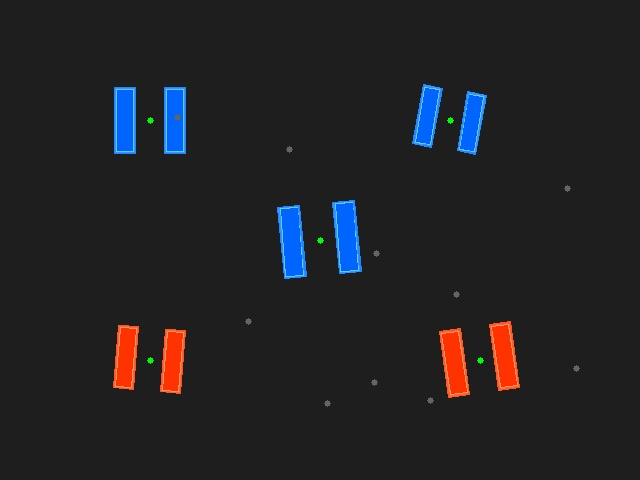
#> input picture images/armor_test.jpg, 640 x 480 px
$ python basic_preprocessing.py ../images/armor_test.jpg
#> lines starting #> are read from the running program, lines starting #| are printed output that depends on the picture; after the words box and inside, x2 and y2 are one past the last pixel; in counts of white or black regions, pixels touching at a corner belong together
"""
图像基础预处理模块
功能：实现图片读取、灰度转换、高斯模糊去噪、直方图均衡化
输出处理前后对比图
"""

import cv2
import numpy as np
import os


def read_image(image_path):
    """
    读取图像文件

    参数:
        image_path: 图像文件路径
    返回:
        image: 读取的BGR格式图像，失败返回None
    """
#> called with image_path = '../images/armor_test.jpg'
    # 使用cv2.imread读取图像，默认返回BGR格式
    image = cv2.imread(image_path)
#> image is the input picture: shape (480, 640, 3); mean B, G, R 36.1, 33.5, 33.9
    if image is None:
        print(f"[错误] 无法读取图像: {image_path}")
        return None
    print(f"[成功] 图像读取成功，尺寸: {image.shape}")
#| [成功] 图像读取成功，尺寸: (480, 640, 3)
    return image


def convert_to_grayscale(image):
    """
    将BGR图像转换为灰度图像

    参数:
        image: BGR格式彩色图像
    返回:
        gray: 灰度图像
    """
    # cv2.COLOR_BGR2GRAY: BGR转灰度的颜色空间转换码
    gray = cv2.cvtColor(image, cv2.COLOR_BGR2GRAY)
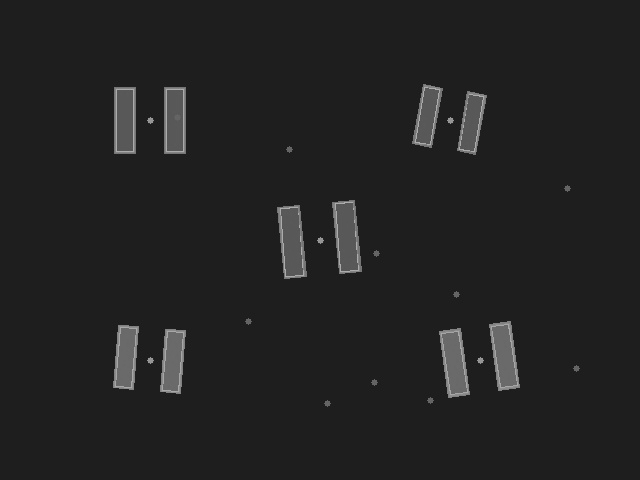
#> gray: shape (480, 640); min 22, max 178, mean 33.9
    print("[处理] 灰度转换完成")
    return gray


def apply_gaussian_blur(image, kernel_size=(5, 5), sigma=0):
    """
    应用高斯模糊进行去噪处理

    参数:
        image: 输入图像（灰度或彩色）
        kernel_size: 高斯核大小，必须是奇数，默认(5,5)
        sigma: 标准差，0表示自动计算
    返回:
        blurred: 模糊后的图像
    """
#> called with kernel_size = (5, 5), sigma = 0
    # 确保核大小为奇数
    if kernel_size[0] % 2 == 0 or kernel_size[1] % 2 == 0:
        kernel_size = (kernel_size[0] + 1, kernel_size[1] + 1)

    # cv2.GaussianBlur: 高斯模糊，有效去除高斯噪声
    blurred = cv2.GaussianBlur(image, kernel_size, sigma)
    print(f"[处理] 高斯模糊完成，核大小: {kernel_size}")
    return blurred


def apply_histogram_equalization(image):
    """
    应用直方图均衡化增强对比度

    参数:
        image: 输入图像（灰度或彩色）
    返回:
        equalized: 均衡化后的图像
    """
    # 判断输入是灰度图还是彩色图
    if len(image.shape) == 2:
        # 灰度图像直接均衡化
        equalized = cv2.equalizeHist(image)
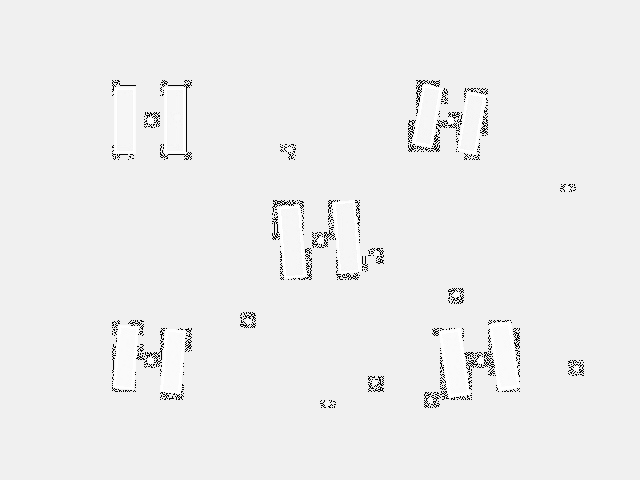
#> equalized: shape (480, 640); min 0, max 255, mean 237.8
    else:
        # 彩色图像：转换到YUV空间，对Y通道均衡化，保持色彩
        # YUV: Y-亮度, U/V-色度
        yuv = cv2.cvtColor(image, cv2.COLOR_BGR2YUV)
        yuv[:, :, 0] = cv2.equalizeHist(yuv[:, :, 0])
        equalized = cv2.cvtColor(yuv, cv2.COLOR_YUV2BGR)

    print("[处理] 直方图均衡化完成")
    return equalized


def create_comparison_image(original, processed_list, titles):
    """
    创建处理前后对比图

    参数:
        original: 原始图像
        processed_list: 处理后的图像列表
        titles: 每个图像的标题
    返回:
        comparison: 拼接后的对比图
    """
    # 统一转换为BGR格式以便拼接
    display_images = [original]

    for img in processed_list:
        if len(img.shape) == 2:
            # 灰度图转BGR
            img_display = cv2.cvtColor(img, cv2.COLOR_GRAY2BGR)
        else:
            img_display = img
        display_images.append(img_display)
#> this loop made 3 passes
#> after the loop, display_images = 4 items

    # 统一尺寸
    height, width = original.shape[:2]
#> height = 480; width = 640
    resized_images = []
    for img in display_images:
        resized = cv2.resize(img, (width, height))
        resized_images.append(resized)
#> this loop made 4 passes
#> after the loop, resized_images = 4 items

    # 水平拼接
    comparison = np.hstack(resized_images)
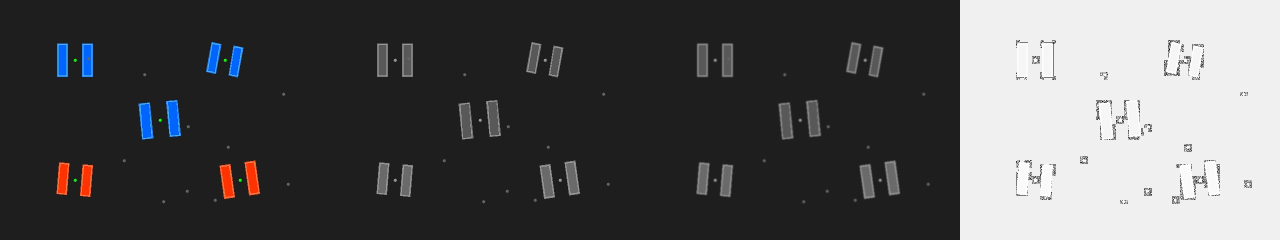
#> comparison: shape (480, 2560, 3) (shown at 1/2 size); mean of channels 0, 1, 2 85.4, 84.8, 84.9; drawn as B, G, R

    # 添加标题
    font = cv2.FONT_HERSHEY_SIMPLEX
    font_scale = 0.6
    thickness = 2

    # 计算每个标题的位置
    section_width = width
#> section_width = 640
    for i, title in enumerate(titles):
        x = int(i * section_width + 10)
        y = 30
        # 添加白色背景使文字更清晰
        cv2.putText(comparison, title, (x, y), font, font_scale, (0, 0, 0), thickness + 1)
        cv2.putText(comparison, title, (x, y), font, font_scale, (255, 255, 255), thickness)
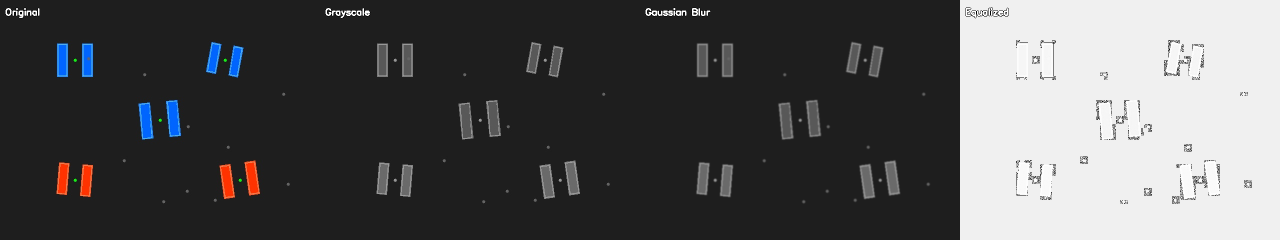
#> comparison: shape (480, 2560, 3) (shown at 1/2 size); 0.37% of pixels changed, all inside (x1, y1, x2, y2) = (10, 15, 2018, 37); drawn as B, G, R

    return comparison


def save_image(image, output_path):
    """
    保存图像到指定路径

    参数:
        image: 要保存的图像
        output_path: 保存路径
    返回:
        bool: 保存是否成功
    """
    # 确保输出目录存在
    os.makedirs(os.path.dirname(output_path), exist_ok=True)

    result = cv2.imwrite(output_path, image)
    if result:
        print(f"[成功] 图像已保存: {output_path}")
    else:
        print(f"[错误] 图像保存失败: {output_path}")
    return result


def run_preprocessing_pipeline(image_path, output_dir="output"):
    """
    运行完整的预处理流程

    参数:
        image_path: 输入图像路径
        output_dir: 输出目录
    返回:
        dict: 包含所有处理结果的字典
    """
    print("\n" + "="*50)
    print("【图像基础预处理流程】")
    print("="*50)

    # 1. 读取图像
    original = read_image(image_path)
    if original is None:
        return None

    # 2. 灰度转换
    gray = convert_to_grayscale(original)

    # 3. 高斯模糊去噪
    blurred = apply_gaussian_blur(gray, kernel_size=(5, 5))

    # 4. 直方图均衡化
    equalized = apply_histogram_equalization(gray)

    # 5. 创建对比图
    comparison = create_comparison_image(
        original,
        [gray, blurred, equalized],
        ["Original", "Grayscale", "Gaussian Blur", "Equalized"]
    )

    # 6. 保存结果
    results = {
        "original": original,
        "grayscale": gray,
        "blurred": blurred,
        "equalized": equalized,
        "comparison": comparison
    }

    # 保存各阶段结果
    base_name = os.path.splitext(os.path.basename(image_path))[0]
    save_image(gray, f"{output_dir}/{base_name}_01_grayscale.jpg")
    save_image(blurred, f"{output_dir}/{base_name}_02_blurred.jpg")
    save_image(equalized, f"{output_dir}/{base_name}_03_equalized.jpg")
    save_image(comparison, f"{output_dir}/{base_name}_04_comparison.jpg")

    print("="*50)
    print("【预处理流程完成】")
    print("="*50 + "\n")

    return results


if __name__ == "__main__":
    # 测试代码
    import sys

    # 如果提供了命令行参数，使用指定图像
    if len(sys.argv) > 1:
        image_path = sys.argv[1]
    else:
        # 使用默认测试图像
        image_path = "images/test_image.jpg"

    # 检查图像是否存在
    if not os.path.exists(image_path):
        print(f"[提示] 图像不存在: {image_path}")
        print("[提示] 请先运行 generate_test_images.py 生成测试图像")
    else:
        run_preprocessing_pipeline(image_path)
